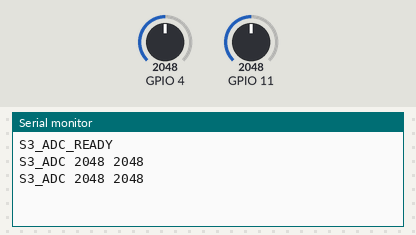
The sketch below on a simulated ESP32-S3. Parts: the last lines printed to the serial monitor. The inputs (shaded band) are chosen by the test bench; at power-on: GPIO 4 = 2048, GPIO 11 = 2048 (analog values on the 0–4095 scale).

Above: at 1.8 s.
1.9 s: GPIO 4 set to 2866
At 2.6 s:
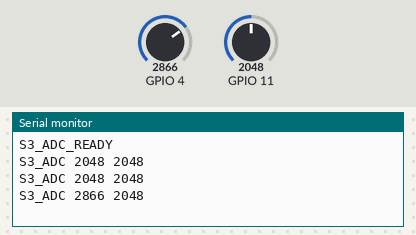
3.4 s: GPIO 11 set to 2866
At 4.7 s:
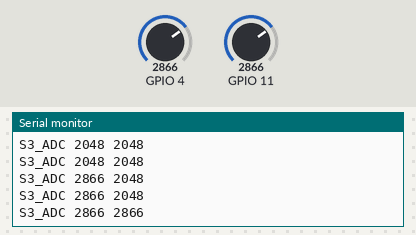
4.9 s: GPIO 4 set to 3603
At 5.8 s:
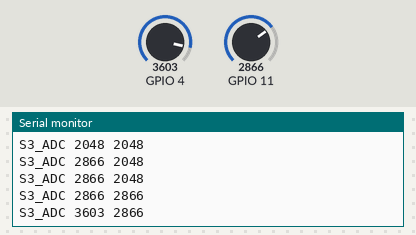
6.4 s: GPIO 11 set to 3603
At 7.6 s:
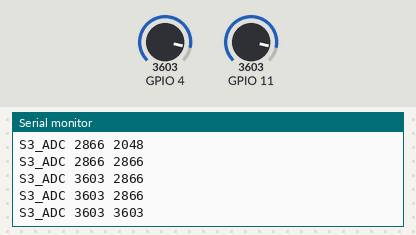
Timing chart, 0 to 8.9 s (numbered marks = the images above; inputs shaded):
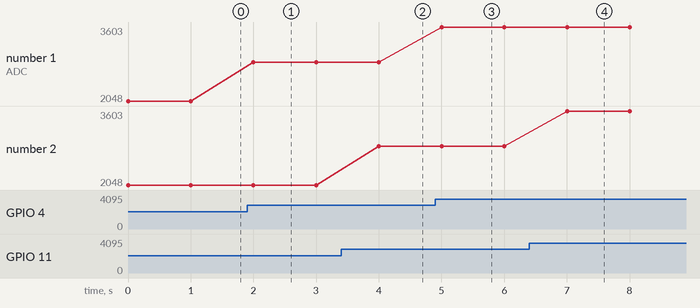

Measured:
- after the input at 1.9 s, the serial monitor: prints a new line after 0.10 s (image 1)
- after the input at 3.4 s, the serial monitor: prints a new line after 0.60 s (image 2)
- after the input at 4.9 s, the serial monitor: prints a new line after 0.10 s (image 3)
- after the input at 6.4 s, the serial monitor: prints a new line after 0.60 s (image 4)
- plotted number 1: 2048 → 2866 after the input at 1.9 s, 2866 → 3603 after the input at 4.9 s

The sketch:

s3_adc.ino
```cpp
#include <Arduino.h>

// ESP32-S3 GPIO4 is ADC1 channel 3; GPIO11 is ADC2 channel 0.
// A host replay supplies their raw ADC samples through adc_in events.
void setup() {
  Serial.begin(115200);
  analogReadResolution(12);
  Serial.println("S3_ADC_READY");
}

void loop() {
  Serial.printf("S3_ADC %u %u\n", analogRead(4), analogRead(11));
  delay(1000);
}
```
